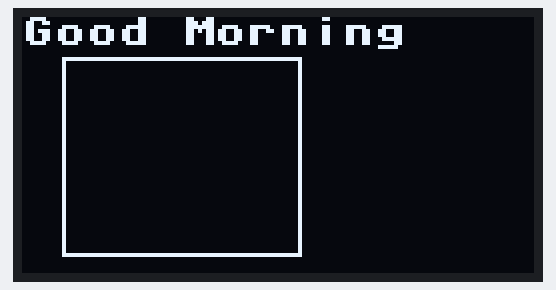
The program below on a simulated MicroPython board. Shown: 128×64 one-colour display. Library files of the repository ran but are not shown: ssd1306.py. At 0.1 s the program stops and its outputs stay as they are.

Above: at 0.1 s.

The program:

screen_example.py
```python
import machine
from machine import I2C
from machine import Pin
import ssd1306

i2c = I2C(scl = Pin(23), sda = Pin(22))
# note you might get a warning here - you can ignore it

display = ssd1306.SSD1306_I2C(128, 64,i2c)

display.rect(10,10,60,50,1)
display.text('Good Morning', 0, 0, 1)
display.show()
```
